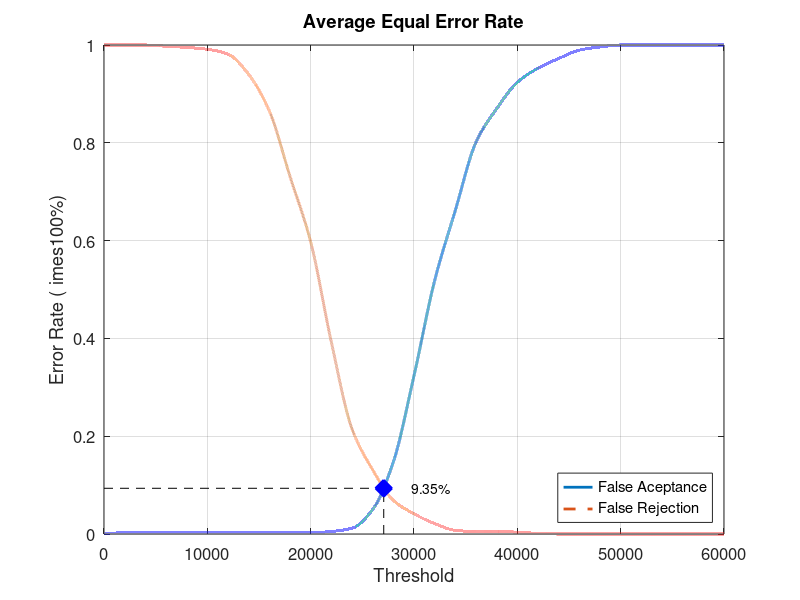
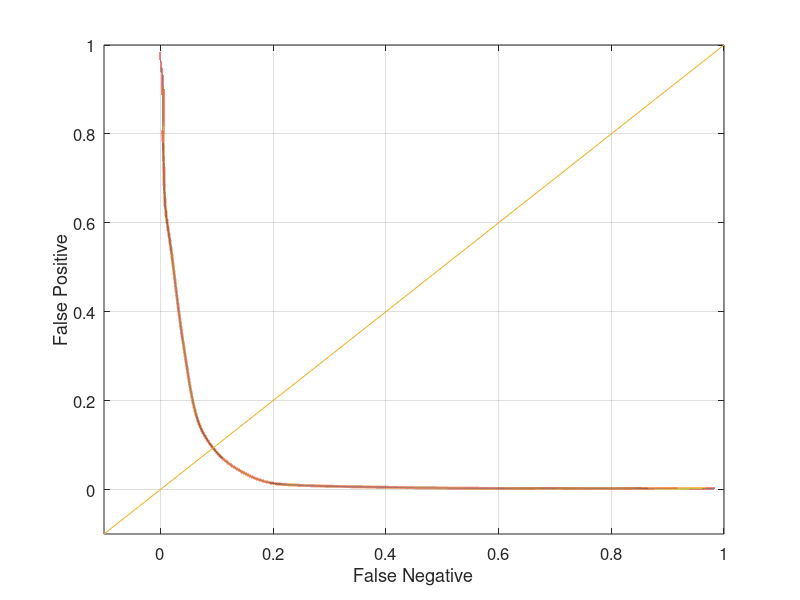

Write the MATLAB code that produced these figures, in order.
close all;
clear;
clc;
x = 0:2000:60000;
xq = 0:0.5:60000;

y0 = [0 0.00263158 0.00263158 0.00263158 0.00263158 0.00263158 0.00263158 0.00263158 0.00263158 0.00263158 0.00263158 0.00526316 0.0118421 0.05 0.147368 0.323684 0.518421 0.661842 0.801316 0.869737 0.923684 0.952632 0.972368 0.989474 0.996053 1 1 1 1 1 1]
yy0 = interp1(x, y0, xq, 'pchip');
y1 = [1 1 1 0.9975 0.995 0.99125 0.98125 0.94 0.865 0.73125 0.5975 0.3925 0.215 0.13125 0.06875 0.04125 0.02125 0.0075 0.005 0.005 0.00375 0.00125 0 0 0 0 0 0 0 0 0]
yy1 = interp1(x, y1, xq, 'pchip');

% Calculating EER: 
y2 = abs(y0 - y1);
find(y2 == min(y2))
yy2 = abs(yy0 - yy1);
xEER = find(yy2 == min(yy2));
xEERIndex = xq(xEER) % X-axis EER
yEER = yy0(xEER) % Y-axis EER

main = figure
plot(xq, yy0,'-','LineWidth', 2);	hold on
plot(xq, yy1,'--','LineWidth', 2);	hold on
plot([xEERIndex xEERIndex], [0 yEER], 'k--');	hold on
plot([0 xEERIndex], [yEER yEER], 'k--');	hold on
plot(xEERIndex, yEER, 'bx', 'LineWidth', 10);	hold on
text(xEERIndex + 10 * xEERIndex / 100, yEER, [num2str(round((10000 * yEER)) / 100) '%'])
legend('False Aceptance', 'False Rejection', 'Location', 'SouthEast')
xlabel('Threshold')
ylabel('Error Rate (	imes100%)')
title('Average Equal Error Rate')
set(gca, 'FontSize', 12)
axis([0 60000 0 1])
grid on

print(main, 'Experiment2AverageMain', '-dpng');
FNRxFPR = figure('Color', [1 1 1]);
plot(yy1, yy0, '-', yy1, yy0, 'LineWidth', 2);
hold on
y = -0.1:0.1:1
plot(y, y); 
set(gca, 'FontSize', 12)
xlabel('False Negative')
ylabel('False Positive')
axis([-0.1 1 -0.1 1])
set(gca, 'FontSize', 12)
grid on

print(FNRxFPR, 'Experiment2AverageFNRxFPR','-dpng');
